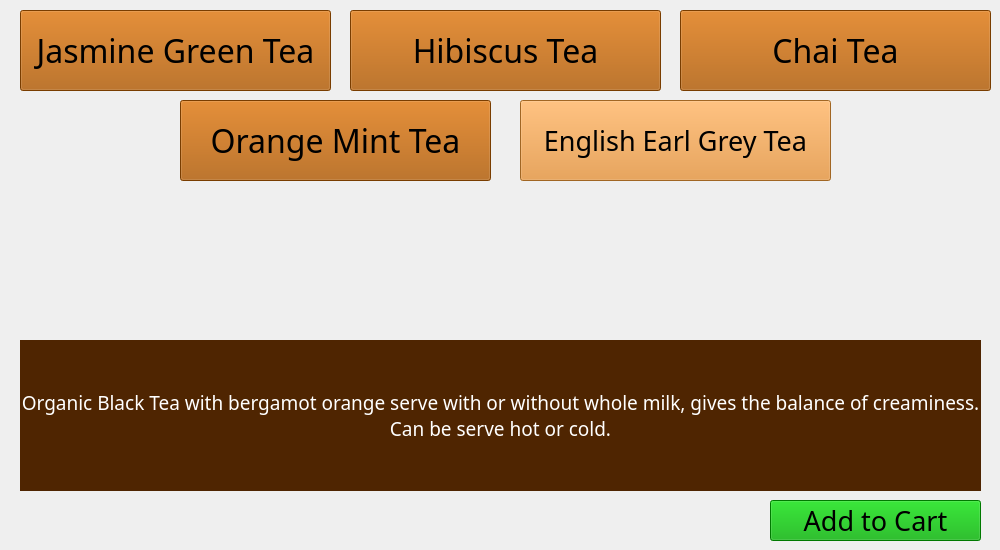
      <widget class="QWidget" name="coffee5_spikedLatte_2">
       <widget class="QPushButton" name="pushButton_coffeeToModify_50">
        <property name="geometry">
         <rect>
          <x>520</x>
          <y>100</y>
          <width>311</width>
          <height>81</height>
         </rect>
        </property>
        <property name="font">
         <font>
          <family>Bernard MT Condensed</family>
          <pointsize>20</pointsize>
         </font>
        </property>
        <property name="styleSheet">
         <string notr="true">background-color: rgb(226, 143, 49);</string>
        </property>
        <property name="text">
         <string>English Earl Grey Tea</string>
        </property>
       </widget>
       <widget class="QPushButton" name="pushButton_tea5to1">
        <property name="geometry">
         <rect>
          <x>20</x>
          <y>10</y>
          <width>311</width>
          <height>81</height>
         </rect>
        </property>
        <property name="font">
         <font>
          <family>Bernard MT Condensed</family>
          <pointsize>24</pointsize>
         </font>
        </property>
        <property name="styleSheet">
         <string notr="true">background-color: rgb(170, 85, 0);</string>
        </property>
        <property name="text">
         <string>Jasmine Green Tea</string>
        </property>
       </widget>
       <widget class="QPushButton" name="pushButton_tea5to4">
        <property name="geometry">
         <rect>
          <x>180</x>
          <y>100</y>
          <width>311</width>
          <height>81</height>
         </rect>
        </property>
        <property name="font">
         <font>
          <family>Bernard MT Condensed</family>
          <pointsize>24</pointsize>
         </font>
        </property>
        <property name="styleSheet">
         <string notr="true">background-color: rgb(170, 85, 0);</string>
        </property>
        <property name="text">
         <string>Orange Mint Tea</string>
        </property>
       </widget>
       <widget class="QPushButton" name="pushButton_tea5to3">
        <property name="geometry">
         <rect>
          <x>680</x>
          <y>10</y>
          <width>311</width>
          <height>81</height>
         </rect>
        </property>
        <property name="font">
         <font>
          <family>Bernard MT Condensed</family>
          <pointsize>24</pointsize>
         </font>
        </property>
        <property name="styleSheet">
         <string notr="true">background-color: rgb(170, 85, 0);</string>
        </property>
        <property name="text">
         <string>Chai Tea</string>
        </property>
       </widget>
       <widget class="QPushButton" name="pushButton_tea5to2">
        <property name="geometry">
         <rect>
          <x>350</x>
          <y>10</y>
          <width>311</width>
          <height>81</height>
         </rect>
        </property>
        <property name="font">
         <font>
          <family>Bernard MT Condensed</family>
          <pointsize>24</pointsize>
         </font>
        </property>
        <property name="styleSheet">
         <string notr="true">background-color: rgb(170, 85, 0);</string>
        </property>
        <property name="text">
         <string>Hibiscus Tea</string>
        </property>
       </widget>
       <widget class="QPushButton" name="pushButton_tea5ToCart">
        <property name="geometry">
         <rect>
          <x>770</x>
          <y>500</y>
          <width>211</width>
          <height>41</height>
         </rect>
        </property>
        <property name="font">
         <font>
          <family>Bernard MT Condensed</family>
          <pointsize>20</pointsize>
         </font>
        </property>
        <property name="styleSheet">
         <string notr="true">background-color: rgb(0, 170, 0);
color: rgb(0, 0, 0);</string>
        </property>
        <property name="text">
         <string>Add to Cart</string>
        </property>
       </widget>
       <widget class="QLabel" name="label_38">
        <property name="geometry">
         <rect>
          <x>20</x>
          <y>340</y>
          <width>961</width>
          <height>151</height>
         </rect>
        </property>
        <property name="font">
         <font>
          <family>Bernard MT Condensed</family>
          <pointsize>14</pointsize>
         </font>
        </property>
        <property name="styleSheet">
         <string notr="true">background-color: rgb(79, 37, 1);
color: rgb(255, 255, 255);</string>
        </property>
        <property name="text">
         <string>Organic Black Tea with bergamot orange serve with or without whole milk, gives the balance of creaminess. Can be serve hot or cold.</string>
        </property>
        <property name="alignment">
         <set>Qt::AlignCenter</set>
        </property>
        <property name="wordWrap">
         <bool>true</bool>
        </property>
       </widget>
      </widget>
